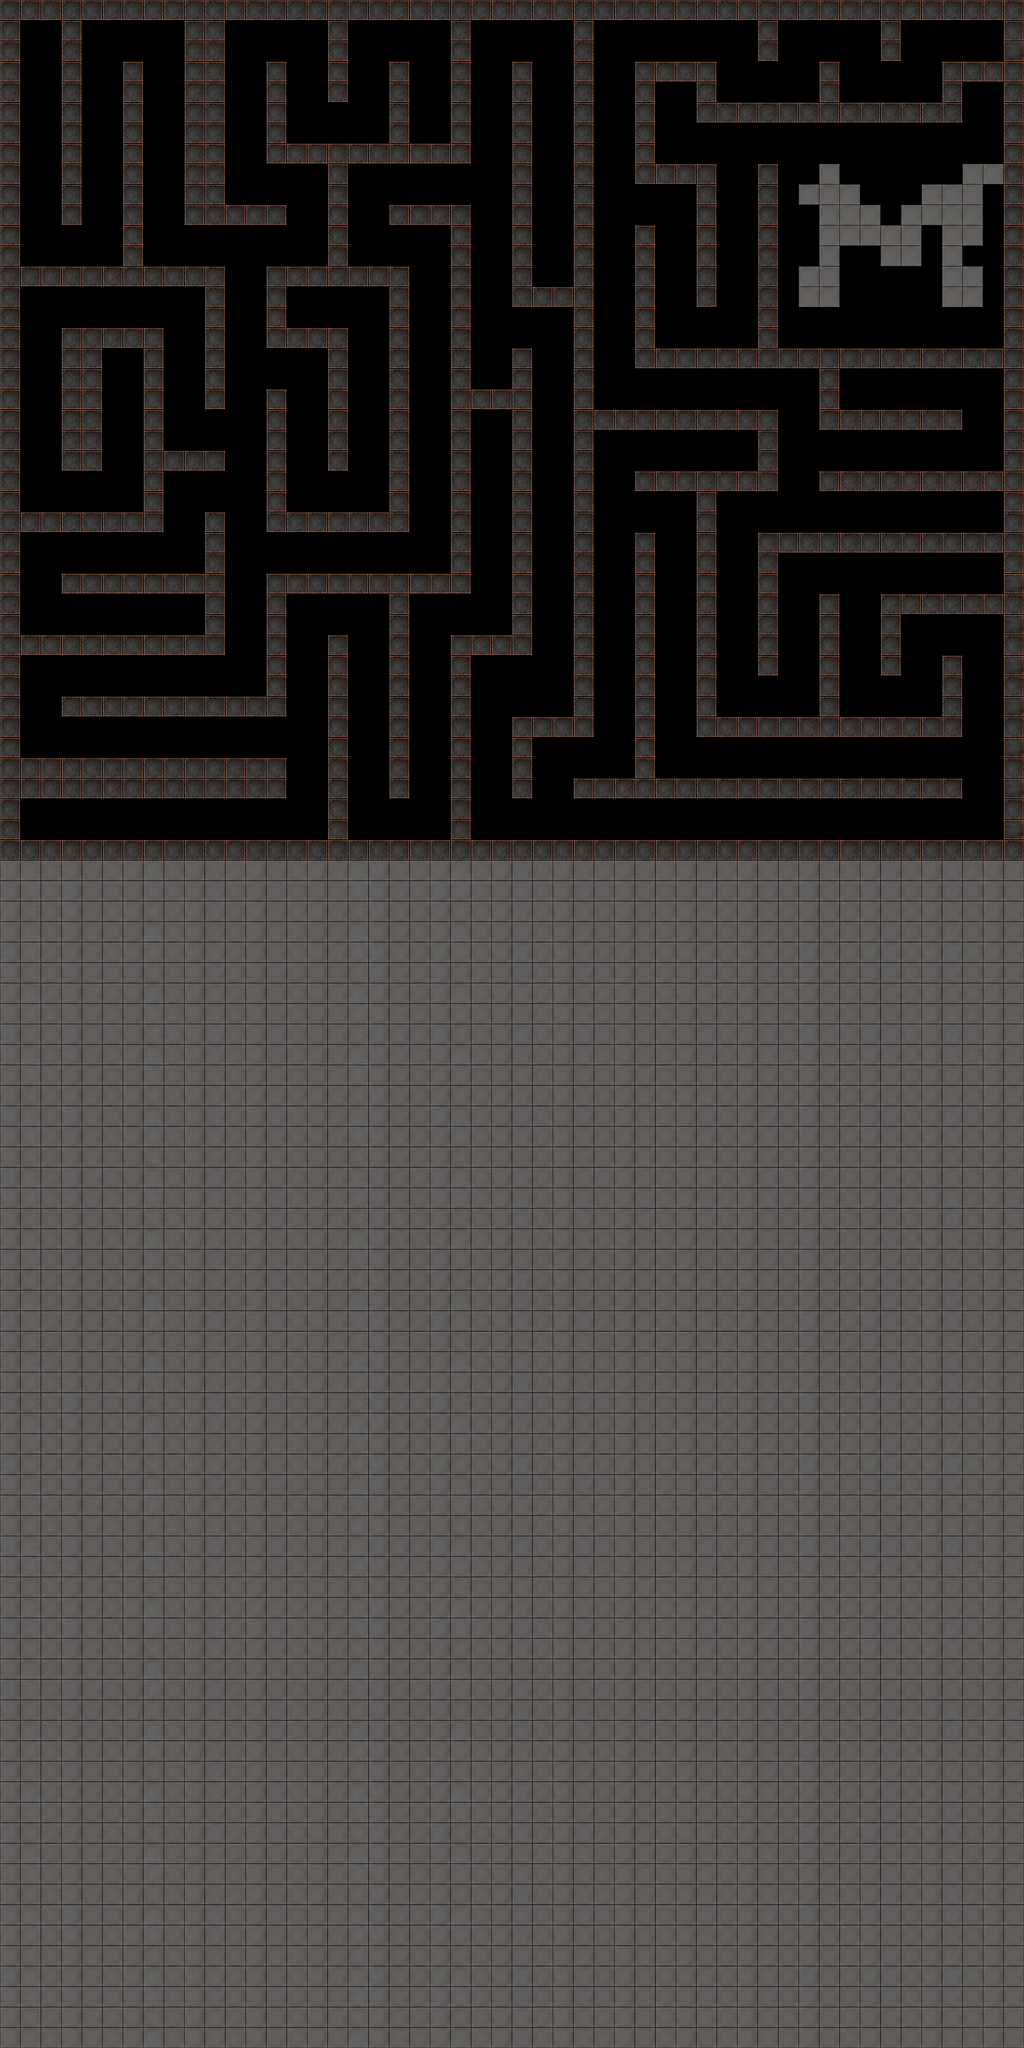

This game map was drawn from its Tiled (.tmx) file and the tilesets committed beside it. A one-line description and the trimmed map source follow:
An orthogonal 50x100 tile map with 64x64 px tiles, 1 tile layer (walls), 1 hidden layer not drawn, 2 tilesets.

<map version="1.0" orientation="orthogonal" renderorder="right-down" width="50" height="100" tilewidth="64" tileheight="64" nextobjectid="1">
 <tileset firstgid="1" name="tile_1" tilewidth="64" tileheight="64">
  <image source="tile_1.png" width="256" height="256" />
 </tileset>
 <tileset firstgid="17" name="tile_2" tilewidth="64" tileheight="64">
  <image source="tile_2.png" width="256" height="256" />
  <tile id="0">
   <properties>
    <property name="blocked" value="true" />
   </properties>
  </tile>
 </tileset>
 <layer name="bottom" width="50" height="100" visible="0">
  <data>[5000 cells, 4961 non-empty, 12 distinct tile ids]</data>
 </layer>
 <layer name="walls" width="50" height="100">
  <properties>
   <property name="blocked" value="true" />
  </properties>
  <data>[5000 cells, 3687 non-empty, 8 distinct tile ids]</data>
 </layer>
</map>
